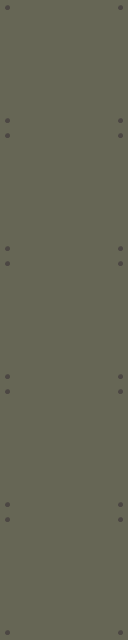

This is a level from a 2D game, rendered from its Tiled map with the project's own tilesets. A one-line summary and the complete map file follow:
An orthogonal 1x5 tile map with 128x128 px tiles, 2 tile layers (Floor, Walls).

<map version="1.0" orientation="orthogonal" renderorder="right-down" width="1" height="5" tilewidth="128" tileheight="128" nextobjectid="1">
 <properties>
  <property name="unity:scale" value="0.02" />
 </properties>
 <tileset firstgid="1" source="MetalTiles.tsx" />
 <layer name="Floor" width="1" height="5">
  <properties>
   <property name="unity:sortingLayerName" value="ground" />
   <property name="unity:sortingOrder" type="int" value="0" />
  </properties>
  <data encoding="csv">
2,
2,
2,
2,
2
</data>
 </layer>
 <layer name="Walls" width="1" height="5">
  <data encoding="csv">
0,
0,
0,
0,
0
</data>
 </layer>
</map>
